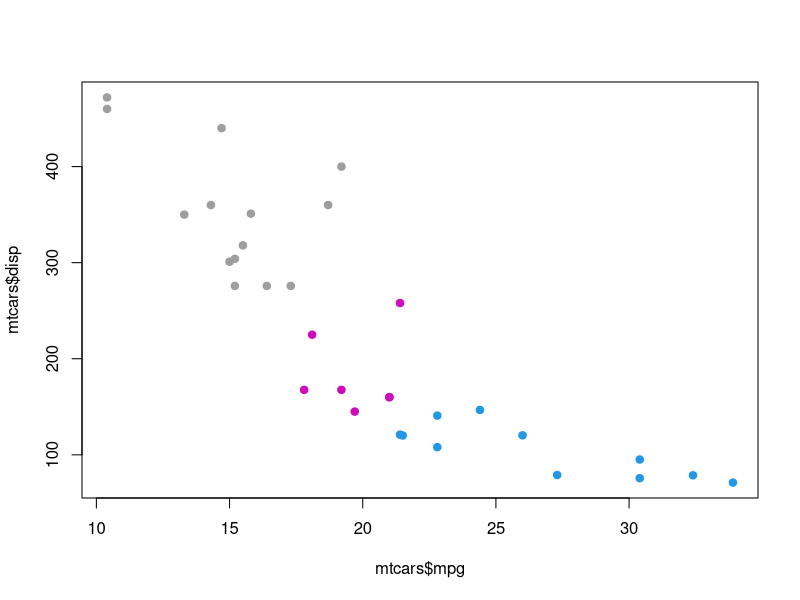
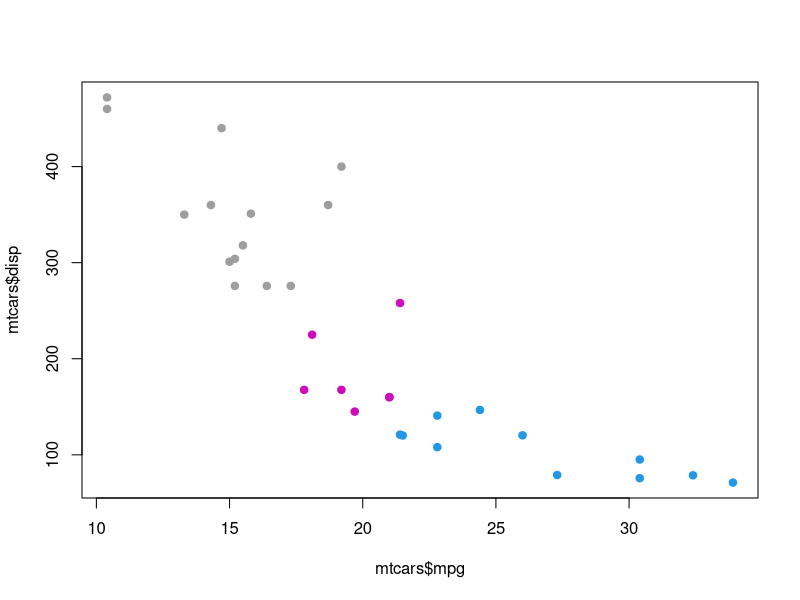
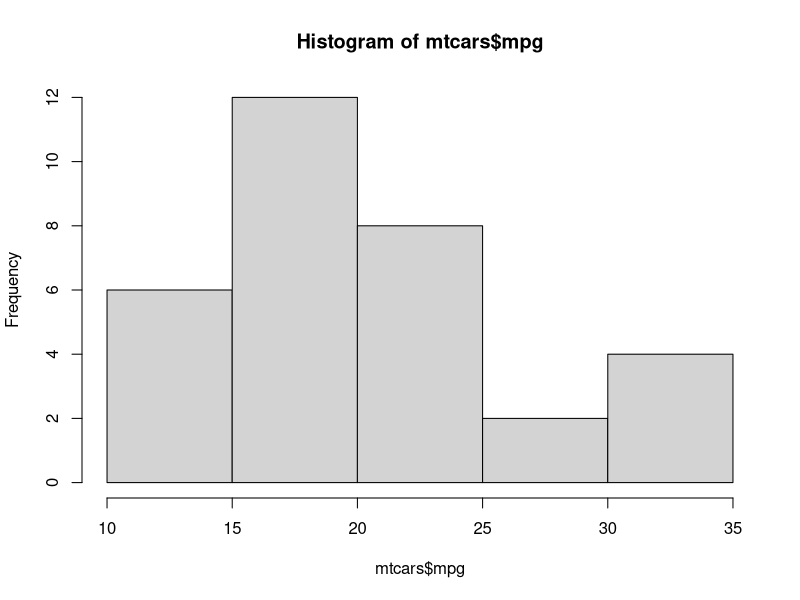
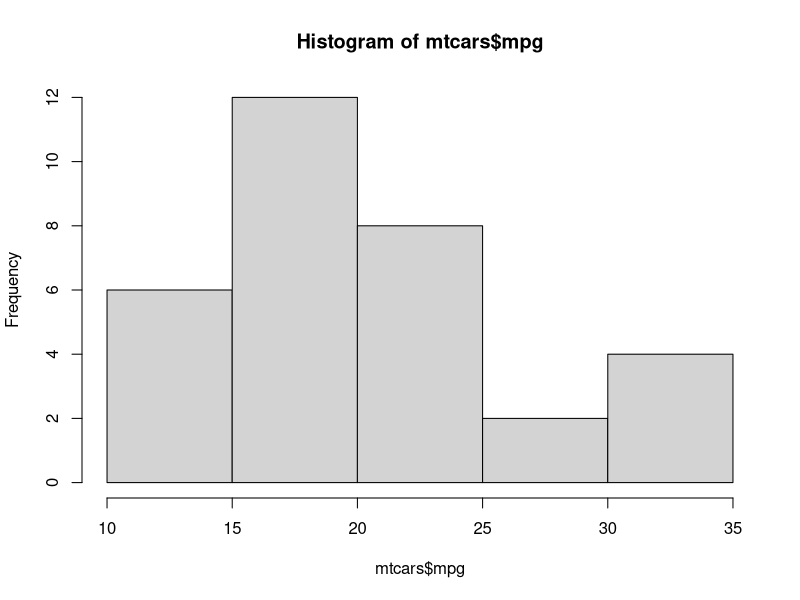
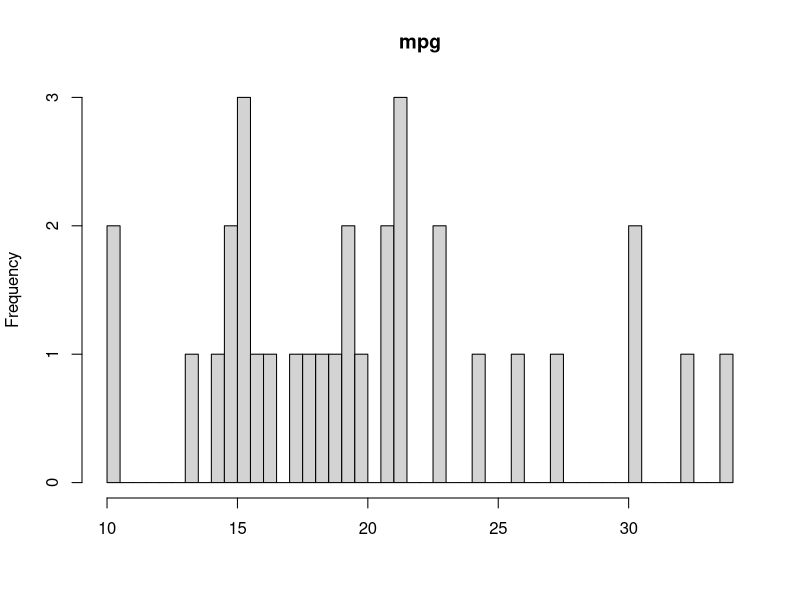
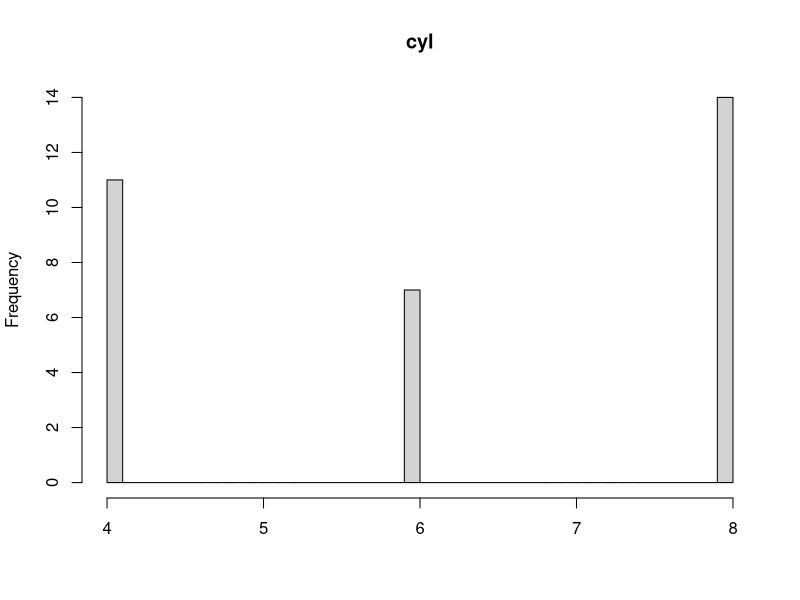
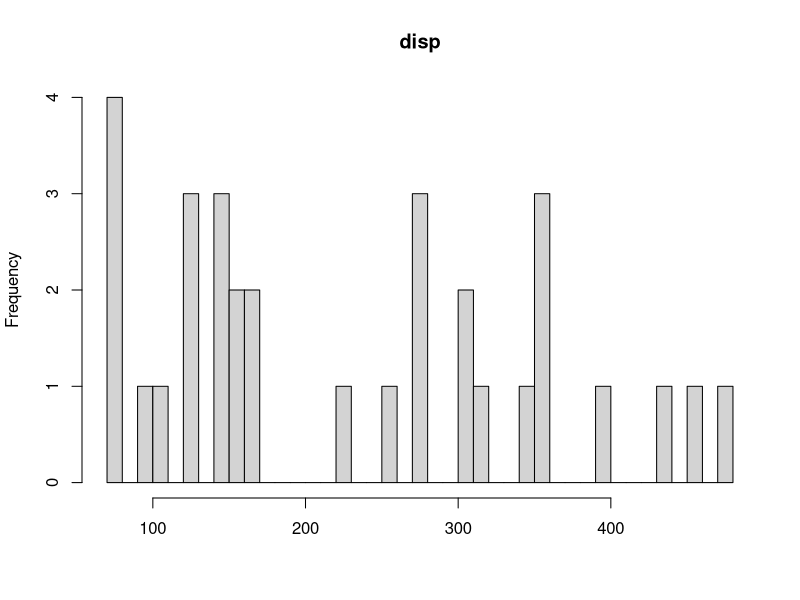
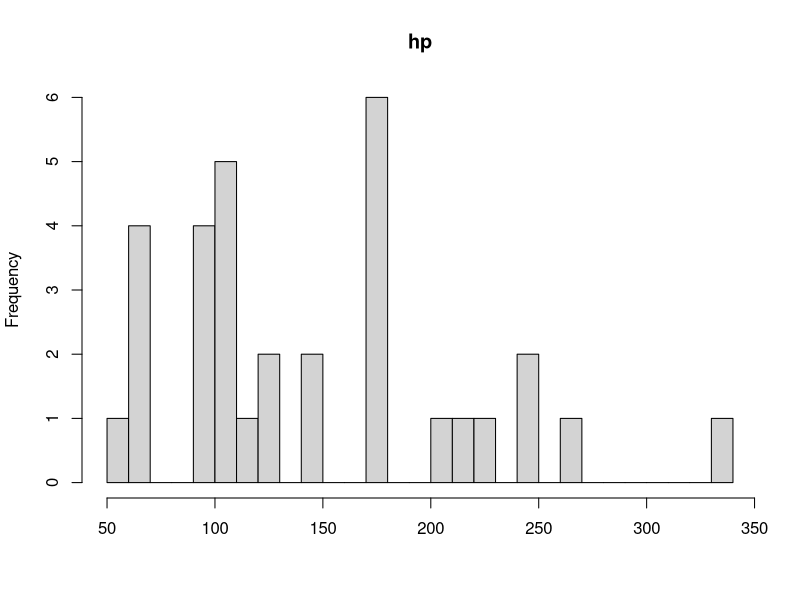

These charts were generated, in order, by the following R code:
#' ---
#' title: Sample HTML report generated from R script
#' author: Andrew Brooks
#' date: March 4, 2015
#' output:
#'    html_document:
#'      toc: true
#'      highlight: zenburn
#' ---

#' ## Generate document body from comments
#' All the features from markdown and markdown supported within .Rmd documents, I was able to
#' get from within R scripts.  Here are some that I tested and use most frequently:  
#' 
#' * Smart comment fomatting in your R script generate the body and headers of the document
#'     * Simply tweak your comments to begin with `#'` instead of just `#`  
#' * Create markdown headers as normal: `#' #` for h1, `#' ##` for h2, etc.
#' * Add two spaces to the end of a comment line to start a new line (just like regular markdown)
#' * Add `toc: true` to YAML frontmatter to create a table of contents with links like the one at the 
#' top of this page that links to h1, h2 & h3's indented like so:
#'     * h1
#'         * h2
#'             * h3
#' * Modify YAML to change syntax highlighting style (I'm using zenburn), author, title, theme, and all the good stuff
#' you're used to setting in Rmd documents.
#' * Sub-bullets like the ones above are created by a `#' *` with 4 spaces per level of indentation.
#' * Surround text with `*` to *italicize*  
#' * Surround text with `**` to **bold**  
#' * Surround text with `***` to ***italicize & bold***  
#' * Skip lines with `#' <br>`
#' * Keep comments in code, but hide from printing in report with `#' <!-- this text will not print in report -->`  
#' * Add hyperlinks:
#'     * [Rmarkdown cheatsheet](http://rmarkdown.rstudio.com/RMarkdownCheatSheet.pdf)
#'     * [Rmarkdown Reference Guide](http://rmarkdown.rstudio.com/RMarkdownReferenceGuide.pdf)
#'     * [Compiling R notebooks from R Scripts](http://rmarkdown.rstudio.com/r_notebook_format.html)
#' 

# comments without the extra tick show up like this.  And get included in code blocks
# loading mtcars data
data(mtcars)

#' ## Messing with data
 
library('knitr')

#' ### 3 ways to print an object
#' ...specifically a data.frame in this case.  Ordered from least to most pretty (in my opinion).

print(head(mtcars))
knitr::kable(head(mtcars))
#' including `#+ results='asis'` chunk option for formatting
#+ results='asis'
knitr::kable(head(mtcars))

#' ### Plotting
plot(mtcars$mpg, mtcars$disp, col=mtcars$cyl, pch=19)

#' We can change the chunk options we would use for a code block using `knitr` by using a comment that starts with `#+`.
#' For example, to change the plot size, we can specify `#+ fig.width=4, fig.height=4` before plotting.  
#' <br>
#' A new chunk is automatically generated (chunk settings reset) whenever we add document text with `#'` or change.
#' However, it is possible to specify global chunk options, if desired.
#' chunk options again with `#+`.  

#' `#+ fig.width=4, fig.height=4` <!-- simply for illustrative purposes in the document-->
#+ fig.width=4, fig.height=4
plot(mtcars$mpg, mtcars$disp, col=mtcars$cyl, pch=19)


#' Small plots often render with strange resolution and relative sizings of labels, axes, etc.  The `dpi` chunk option can be used 
#' to fix this.  Just be sure to adjust the fig.width and fig.height accordingly.
#' 
#' **Bad plot: ** `#+ fig.width=2, fig.height=2`
#+ fig.width=2, fig.height=2
hist(mtcars$mpg)

#' **Good plot: ** `#+ fig.width=4, fig.height=4, dpi=50`
#+ fig.width=4, fig.height=4, dpi=50
hist(mtcars$mpg)

#' Generate a series of plots from a loop
#+ fig.width=3, fig.height=3
for(i in 1:ncol(mtcars)) hist(mtcars[,i], breaks=40, xlab='', main=names(mtcars)[i])

#' ### Let's build a random forest model  
#' ... and explore some model output.  First here's a big chunk of text from the random forest documentation:  
#' <br>
#' **Random forest documentation:**  
#' randomForest implements Breiman's random forest algorithm (based on Breiman and Cutler's original Fortran code) 
#' for classification and regression. It can also be used in unsupervised mode for assessing proximities among data points.  
#' <br>
#' **Note:**  
#' The forest structure is slightly different between classification and regression. For details on how the trees are stored, see the help page for getTree.    
#' <br>
#' If xtest is given, prediction of the test set is done “in place” as the trees are grown. If ytest is also given, and do.trace is set to some positive integer, 
#' then for every do.trace trees, the test set error is printed. Results for the test set is returned in the test component of the resulting randomForest object. 
#' For classification, the votes component (for training or test set data) contain the votes the cases received for the classes. If norm.votes=TRUE, the fraction 
#' is given, which can be taken as predicted probabilities for the classes.  
#' <br>
#' For large data sets, especially those with large number of variables, calling randomForest via the formula interface is not advised: There may be too 
#' much overhead in handling the formula.  
#' <br>
#' The “local” (or casewise) variable importance is computed as follows: For classification, it is the increase in percent of times a case is OOB 
#' and misclassified when the variable is permuted. For regression, it is the average increase in squared OOB residuals when the variable is permuted.  


# OK. now let's actually use random.forest
library('randomForest')
mtcars$am <- as.factor(mtcars$am)
rf <- randomForest(am~., ntree=100, data=mtcars)

#' Here's the resulting confusion matrix on the training data.  Not very clear to a non-technical or non-forest savvy audience.
print(rf)

#' ### Dynamic comments
#' We can get fancy and actually dynamically generate some commentary around these results.  That is we can auto-fill parts of our document text
#' with objects from the R environment.  This could be useful with analyses that involve stochastic 
#' elements changing from run to run like random forest.  Or any analysis where results are subject to change.    
#' <br>  
#' `r rf$confusion[1,1]` cars are correctly classified as 0.  
#' `r rf$confusion[2,2]` cars are correctly classified as 1.  
#' `r rf$confusion[1,2]` cars are misclassified as 1.  
#' `r rf$confusion[2,1]` cars are misclassified as 0.  
#' 
#' These numbers were generated by wrapping the R expression to excute into the ticks like so: 
#' I don't know how to write this within a `#'` comment without evaluating it, so I'm documenting here as a
#' character string:  
#+ echo=F, eval=T
cat("#' `r rf$confusion[2,1]` cars are misclassified as 0. ")
#' <br>
#' 
#' ### Generate comments in a loop
#' 
#' This is useful if you want to generate lots of text without writing it manually.  

#' `#+ results='asis'`
#+ results='asis'
for (i in 1:10) {
  rf <- randomForest(am~., ntree=100, data=mtcars)
  cat("iteration ",i, ": ", rf$confusion[1,1], "cars are correctly classified as 0", "\n")
  cat('\n')
}

#' ## Toggle chunk settings globally by R variables
#' Much like we used R objects to dynamically generate text to print in the document (in the form of comments),
#' we can use R objects to dynamically specify chunk options.  

#' When we set `evaluateStuff` to `TRUE` or `FALSE`, the following 3 chunks will evaluate (or not) as we choose.
#' We can toggle them all with one variable, instead of manually changing the chunk settings with `#+ eval=T`
#' in the R script multiple times.  Simply
#' include the variable you want to execute in the chunk comments with ticks.   
#' Like so:  **#+ eval=\`evaluateStuff\`**

evaluateStuff <- T

#+ eval=`evaluateStuff`
cat('first thing to evaluate')
#+ eval=`evaluateStuff`
cat('second thing to evaluate')
#+ eval=`evaluateStuff`
cat('third thing to evaluate')

#' <br>
#' Now let's just print the code and not evaluate anything.
evaluateStuff <- F

#+ eval=`evaluateStuff`
cat('first thing to evaluate')
#+ eval=`evaluateStuff`
cat('second thing to evaluate')
#+ eval=`evaluateStuff`
cat('third thing to evaluate')

#' ## Converting R Script to HTML/PDF  
#' If you did everyhing right, above this is the easy part.  Simply render the script as desired with the `render` function from `rmarkdown`.  

#' `rmarkdown::render('~/OneDrive - University of Nevada, Reno/Research/Talks/template.R')`
